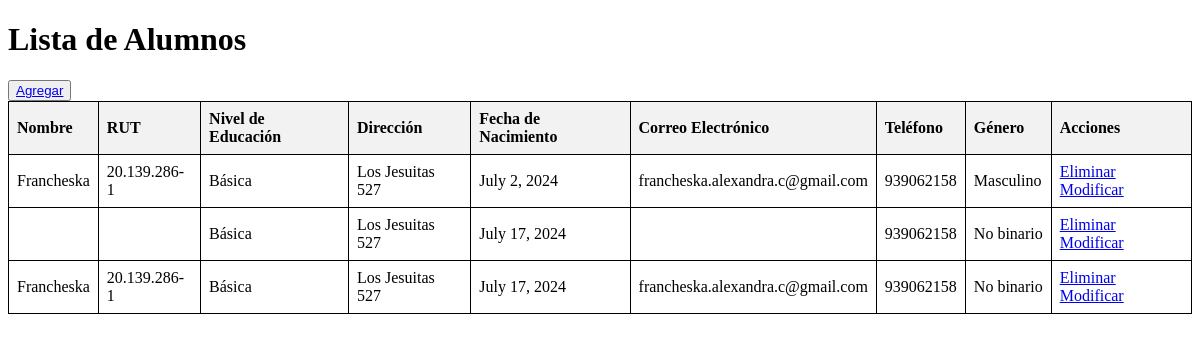
/alumnos/alumnos/crud/, run on an earlier commit of the app's database.
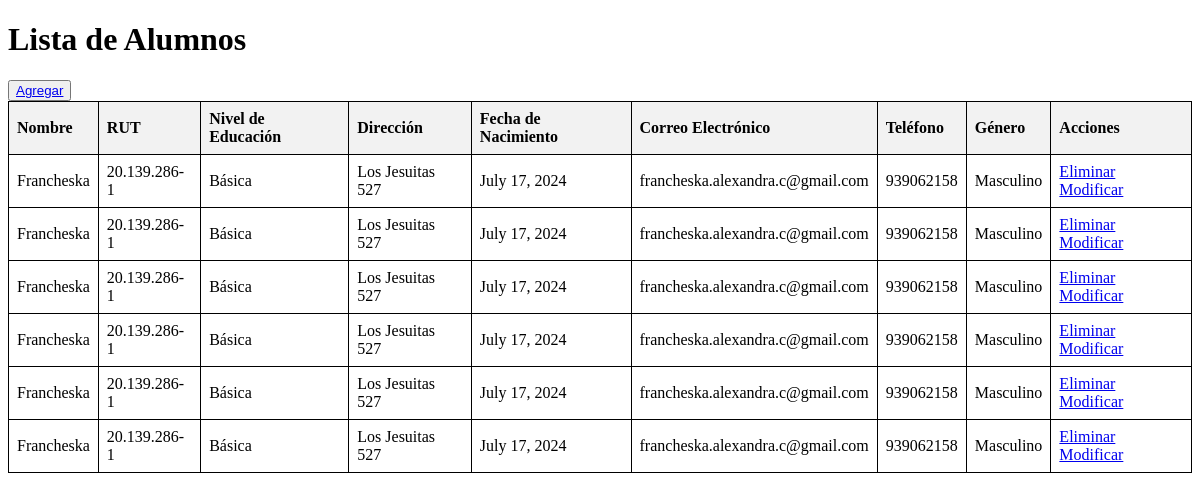
And on a later commit of the database.
### alumnos/models.py (models this page shows, shortened)
class Alumno(models.Model):
    id_alumno = models.AutoField(primary_key=True)
    nombre = models.CharField(max_length=60)
    rut = models.CharField(max_length=12)
    nivel_educacion = models.CharField(max_length=10, choices=[('basica', 'Básica'), ('media', 'Media'), ('superior', 'Superior')])
    direccion = models.CharField(max_length=60)
    fecha_nacimiento = models.DateField()
    correo_electronico = models.EmailField(max_length=60)
    telefono = models.CharField(max_length=20, blank=True)
    genero = models.ForeignKey(Genero, on_delete=models.SET_NULL, null=True)
    id_tutor = models.ForeignKey(Tutor, on_delete=models.SET_NULL, null=True)

class Genero(models.Model):
    id_genero = models.AutoField(primary_key=True)
    descripcion = models.CharField(max_length=50)

### alumnos/views.py (the view)
# urls.py: path('alumnos/crud/', crud, name='crud'),
def crud(request):
    alumnos = Alumno.objects.all()
    context = {'alumnos': alumnos}
    return render(request, 'alumnos/alumnos_list.html', context)

### alumnos/templates/alumnos/alumnos_list.html (shortened to what this page needs)
<!DOCTYPE html>
<html lang="es">
<head>
</head>
<body>
    <h1>Lista de Alumnos</h1>
    <button type="button">
        <a href="{% url 'alumnos_Add' %}">Agregar</a>
    </button>
    <table>
        {% if alumnos %}
            <thead>
                <tr>
                    <th>Nombre</th>
                    <th>RUT</th>
                    <th>Nivel de Educación</th>
                    <th>Dirección</th>
                    <th>Fecha de Nacimiento</th>
                    <th>Correo Electrónico</th>
                    <th>Teléfono</th>
                    <th>Género</th>
                    <th>Acciones</th>
                </tr>
            </thead>
            <tbody>
                {% for alumno in alumnos %}
                    <tr>
                        <td>{{ alumno.nombre }}</td>
                        <td>{{ alumno.rut }}</td>
                        <td>{{ alumno.get_nivel_educacion_display }}</td>
                        <td>{{ alumno.direccion }}</td>
                        <td>{{ alumno.fecha_nacimiento }}</td>
                        <td>{{ alumno.correo_electronico }}</td>
                        <td>{{ alumno.telefono }}</td>
                        <td>{{ alumno.genero.descripcion }}</td>
                        <td>
                            <a href="{% url 'alumnos_del' pk=alumno.id_alumno %}">Eliminar</a>
                            <a href="{% url 'alumnos_findEdit' pk=alumno.id_alumno %}">Modificar</a>
                        </td>
                    </tr>
                {% endfor %}
            </tbody>
        {% endif %}
    </table>
</body>
</html>

What changed in the data, as far as the page shows it:
removed Alumno: nombre "Francheska", rut "20.139.286-1", nivel_educacion "Básica", direccion "Los Jesuitas 527", fecha_nacimiento "July 2, 2024", correo_electronico "francheska.alexandra.c@gmail.com", telefono "939062158", genero.descripcion "Masculino"
removed Alumno: nivel_educacion "Básica", direccion "Los Jesuitas 527", fecha_nacimiento "July 17, 2024", telefono "939062158", genero.descripcion "No binario"
removed Alumno: nombre "Francheska", rut "20.139.286-1", nivel_educacion "Básica", direccion "Los Jesuitas 527", fecha_nacimiento "July 17, 2024", correo_electronico "francheska.alexandra.c@gmail.com", telefono "939062158", genero.descripcion "No binario"
added Alumno: nombre "Francheska", rut "20.139.286-1", nivel_educacion "Básica", direccion "Los Jesuitas 527", fecha_nacimiento "July 17, 2024", correo_electronico "francheska.alexandra.c@gmail.com", telefono "939062158", genero.descripcion "Masculino"
added Alumno: nombre "Francheska", rut "20.139.286-1", nivel_educacion "Básica", direccion "Los Jesuitas 527", fecha_nacimiento "July 17, 2024", correo_electronico "francheska.alexandra.c@gmail.com", telefono "939062158", genero.descripcion "Masculino"
added Alumno: nombre "Francheska", rut "20.139.286-1", nivel_educacion "Básica", direccion "Los Jesuitas 527", fecha_nacimiento "July 17, 2024", correo_electronico "francheska.alexandra.c@gmail.com", telefono "939062158", genero.descripcion "Masculino"
added Alumno: nombre "Francheska", rut "20.139.286-1", nivel_educacion "Básica", direccion "Los Jesuitas 527", fecha_nacimiento "July 17, 2024", correo_electronico "francheska.alexandra.c@gmail.com", telefono "939062158", genero.descripcion "Masculino"
added Alumno: nombre "Francheska", rut "20.139.286-1", nivel_educacion "Básica", direccion "Los Jesuitas 527", fecha_nacimiento "July 17, 2024", correo_electronico "francheska.alexandra.c@gmail.com", telefono "939062158", genero.descripcion "Masculino"
added Alumno: nombre "Francheska", rut "20.139.286-1", nivel_educacion "Básica", direccion "Los Jesuitas 527", fecha_nacimiento "July 17, 2024", correo_electronico "francheska.alexandra.c@gmail.com", telefono "939062158", genero.descripcion "Masculino"
